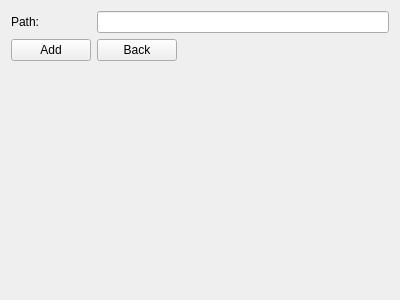
<?xml version="1.0" encoding="UTF-8"?>
<ui version="4.0">
 <class>importRubric</class>
 <widget class="QWidget" name="importRubric">
  <property name="geometry">
   <rect>
    <x>0</x>
    <y>0</y>
    <width>400</width>
    <height>300</height>
   </rect>
  </property>
  <property name="windowTitle">
   <string>Form</string>
  </property>
  <layout class="QFormLayout" name="formLayout">
   <item row="0" column="0">
    <widget class="QLabel" name="label">
     <property name="text">
      <string>Path:</string>
     </property>
    </widget>
   </item>
   <item row="0" column="1">
    <widget class="QLineEdit" name="lineEdit"/>
   </item>
   <item row="1" column="1">
    <widget class="QPushButton" name="pushButton">
     <property name="sizePolicy">
      <sizepolicy hsizetype="Maximum" vsizetype="Fixed">
       <horstretch>0</horstretch>
       <verstretch>0</verstretch>
      </sizepolicy>
     </property>
     <property name="text">
      <string>Back</string>
     </property>
    </widget>
   </item>
   <item row="1" column="0">
    <widget class="QPushButton" name="pushButton_2">
     <property name="text">
      <string>Add</string>
     </property>
    </widget>
   </item>
  </layout>
 </widget>
 <resources/>
 <connections/>
</ui>
